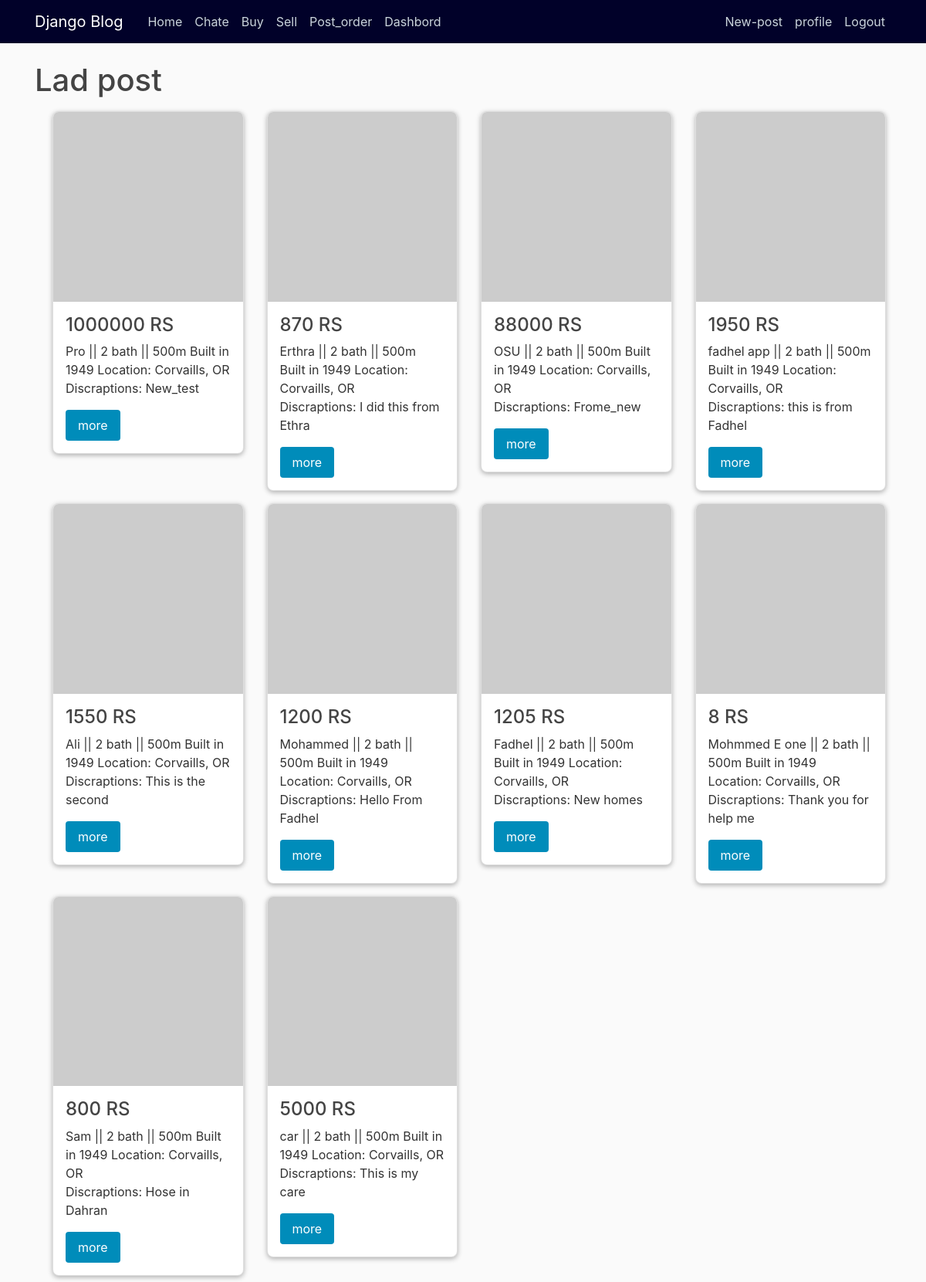
The app's page /ad/ (signed in) with its own data.
### buy_product/models.py (models this page shows, shortened)
class Addproduct2(models.Model):
    price = models.IntegerField(default=1, blank=True, null=True)
    name = models.CharField(max_length=50, unique=True)
    description = models.CharField(max_length=150)
    date_posted_product = models.DateTimeField(default=timezone.now)

### buy_product/views.py (the view)
# urls.py: path('ad/', PostList.as_view(), name='post_order'),
class PostList(ListView):
    model = Addproduct2
    template_name = 'buy_product/post_order.html' # <app>/<model>_<viewtype>.html
    ordering = ['-date_posted_product']

### buy_product/templates/buy_product/post_order.html
{% extends "blog/base.html" %}
{% block content %}
{% load crispy_forms_tags %}
<h1>Lad post</h1>
<div class="container">
    <div class="row">
     {% for x in object_list %}
        <div class="col-md-3">
            <div class="card m-2">
              <img src="https://via.placeholder.com/150" alt="Placeholder Image">
                <div class="card-body">
                  <h3>{{ x.price }} RS</h3>
                  <a>{{ x.name }}</a>
                  <a>|| 2 bath || 500m</a>
                  <a>Built in 1949</a>
                  <a>Location: Corvaills, OR</a>
                  <P>Discraptions: {{ x.description }}</P>
                  <a href="{% url 'post_info' x.id %}" class="button">more</a>
                </div>
            </div>
          </div>
      {% endfor %}
    </div>
  </div>
{% endblock content %}

### blog/static/blog/main.css (style rules this page uses)
body { background: #fafafa; color: #333333; margin-top: 5rem; }
h1, h2, h3, h4, h5, h6 { color: #444444; }

### blog/static/blog/card_file.css (style rules this page uses)
.card { width: 100%; background-color: #fff; border-radius: 8px; box-shadow: 0px 2px 6px rgba(0, 0, 0, 0.3); overflow: hidden; }
.card img { width: 100%; height: auto; display: block; }
.card-body { padding: 16px; }
.card-body h3 { font-size: 24px; margin-top: 0; margin-bottom: 8px; }
.card-body p { font-size: 16px; margin-top: 0; margin-bottom: 16px; }
.button { display: inline-block; padding: 8px 16px; background-color: #008CBA; color: #fff; border-radius: 4px; text-decoration: none; transition: background-color 0.3s ease; }

### records on screen
Addproduct2: price "1000000", name "Pro", description "New_test"
Addproduct2: price "870", name "Erthra", description "I did this from Ethra"
Addproduct2: price "88000", name "OSU", description "Frome_new"
Addproduct2: price "1950", name "fadhel app", description "this is from Fadhel"
Addproduct2: price "1550", name "Ali", description "This is the second"
Addproduct2: price "1200", name "Mohammed", description "Hello From Fadhel"
Addproduct2: price "1205", name "Fadhel", description "New homes"
Addproduct2: price "8", name "Mohmmed E one", description "Thank you for help me"
Addproduct2: price "800", name "Sam", description "Hose in Dahran"
Addproduct2: price "5000", name "car", description "This is my care"
